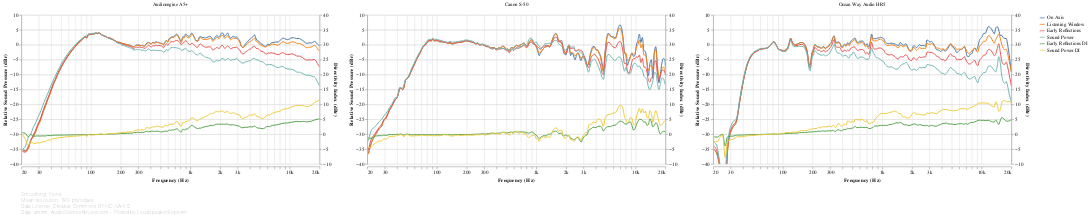

This figure's notebook cell:
### Markdown cell above
## Spinorama

The famous CEA/CTA-2034 charts, popularized by Dr. Floyd Toole. These provide a good summary of the measurements from a perceptual perspective. Speakers are presented side-by-side for easy comparison.

The curves that make up this chart are described in more detail in the following sections.

Remember:
 - **All the charts are interactive.** Use the mousewheel to zoom, and drag & drop to pan. Click on a legend entry to highlight a single response; hold shift to highlight multiple responses. Double-click to reset the view. (PROTIP: to quickly switch back and forth between speakers, select the speaker dropdown, then use the left-right arrow keys on your keyboard.)
 - **Charts will not be generated if the section they're under is folded while the notebook is running.** To manually load a chart after running the notebook, click on the square to the left of the *Show Code* button. Or simply use *Run all* again after unfolding the section.

### Code cell
#@markdown
frequency_response_db_chart(
    speakers_fr_ready.pipe(lsx.pd.remap_columns, {
        ('CEA2034', 'On Axis'): 'On Axis',
        ('CEA2034', 'Listening Window'): 'Listening Window',
        ('CEA2034', 'Early Reflections'): 'Early Reflections',
        ('CEA2034', 'Sound Power'): 'Sound Power',
        ('Directivity Index', 'Early Reflections DI'): 'Early Reflections DI',
        ('Directivity Index', 'Sound Power DI'): 'Sound Power DI',
    }),
    lambda chart: lsx.util.pipe(chart
        .encode(key_color()),
        # To make the Y axes independent, `.resolve_scale()` has to be used *before
        # and after* `.facet()`. (In Vega terms, there needs to be a Resolve property
        # in *every* view composition specification.)
        #  - If the first `.resolve_scale()` is removed from the layer spec, the axes
        #    are not made independent.
        #  - If the second `.resolve_scale()` is removed from the facet spec, Vega
        #    throws a weird `Unrecognized scale name: "child_layer_0_y"` error.
        lambda chart: chart.resolve_scale(y='independent'),
        speaker_facet, speaker_input,
        lambda chart: chart.resolve_scale(y='independent')),
    lambda chart: alt.layer(
        lsx.util.pipe(lsx.alt.interactive_line(chart)
            .transform_filter(alt.FieldOneOfPredicate(field='key', oneOf=[
                'On Axis', 'Listening Window', 'Early Reflections', 'Sound Power']))
            .encode(sound_pressure_yaxis())),
        lsx.util.pipe(lsx.alt.interactive_line(chart)
            .transform_filter(alt.FieldOneOfPredicate(field='key', oneOf=[
                'Early Reflections DI', 'Sound Power DI']))
            .encode(directivity_index_yaxis(scale_domain=(-10, 40)))
            .interactive())),  # Required, otherwise only left axis scales.
    fold={},
    additional_tooltips=[alt.Tooltip('key', type='nominal', title='Response')],
    sidebyside=True)

### Figure 1 — Vega-Lite specification as saved in the notebook (floating-point values rounded to 4 significant figures; data arrays with more than 128 entries replaced by an {"elided": "..."} marker saying what was removed)
{"config": {"view": {"continuousWidth": 400, "continuousHeight": 300, "opacity": 0}}, "vconcat": [{"data": {"name": "data-cc5895405f2497d9372a92c257f2391a"}, "facet": {"type": "nominal", "field": "speaker", "title": null}, "spec": {"layer": [{"layer": [{"mark": {"type": "line", "clip": true, "interpolate": "monotone"}, "encoding": {"opacity": {"condition": {"value": 1, "selection": "selector005"}, "value": 0.2}}, "selection": {"selector005": {"type": "multi", "encodings": ["color"], "bind": "legend"}, "selector010": {"type": "interval", "bind": "scales", "encodings": ["x", "y"]}, "selector011": {"type": "single", "fields": ["speaker"], "bind": {"input": "select", "options": [null, "Audioengine A5+", "Canon S-50", "Ocean Way Audio HR5"], "labels": ["All", "Audioengine A5+", "Canon S-50", "Ocean Way Audio HR5"], "name": "Speaker: "}}}}, {"mark": {"type": "circle", "clip": true, "size": 100}, "encoding": {"fillOpacity": {"condition": {"value": 0.3, "selection": "selector006"}, "value": 0}}, "selection": {"selector006": {"type": "single", "on": "mouseover", "clear": "mouseout", "empty": "none", "encodings": ["x", "y"]}}}], "encoding": {"y": {"type": "quantitative", "axis": {"grid": true}, "field": "value", "scale": {"domain": [-40, 10]}, "title": ["Relative Sound Pressure (dBr)"]}}, "transform": [{"filter": {"field": "key", "oneOf": ["On Axis", "Listening Window", "Early Reflections", "Sound Power"]}}]}, {"layer": [{"mark": {"type": "line", "clip": true, "interpolate": "monotone"}, "encoding": {"opacity": {"condition": {"value": 1, "selection": "selector007"}, "value": 0.2}}, "selection": {"selector007": {"type": "multi", "encodings": ["color"], "bind": "legend"}, "selector009": {"type": "interval", "bind": "scales", "encodings": ["x", "y"]}}}, {"mark": {"type": "circle", "clip": true, "size": 100}, "encoding": {"fillOpacity": {"condition": {"value": 0.3, "selection": "selector008"}, "value": 0}}, "selection": {"selector008": {"type": "single", "on": "mouseover", "clear": "mouseout", "empty": "none", "encodings": ["x", "y"]}}}], "encoding": {"y": {"type": "quantitative", "axis": {"grid": true}, "field": "value", "scale": {"domain": [-10, 40]}, "title": ["Directivity Index (dBr)"]}}, "transform": [{"filter": {"field": "key", "oneOf": ["Early Reflections DI", "Sound Power DI"]}}]}], "encoding": {"color": {"type": "nominal", "field": "key", "legend": {"symbolType": "stroke"}, "sort": null, "title": null}, "tooltip": [{"type": "nominal", "field": "key", "title": "Response"}, {"type": "quantitative", "field": "frequency", "format": ".03s", "title": "Frequency (Hz)"}, {"type": "quantitative", "field": "value", "format": ".2f", "title": "Value (dB)"}], "x": {"type": "quantitative", "axis": {"format": "s"}, "field": "frequency", "scale": {"base": 10, "domain": [20, 20000], "nice": false, "type": "log"}, "title": "Frequency (Hz)"}}, "height": 300, "resolve": {"scale": {"y": "independent"}}, "transform": [{"flatten": ["frequency", "On Axis", "Listening Window", "Early Reflections", "Sound Power", "Early Reflections DI", "Sound Power DI"]}, {"fold": ["On Axis", "Listening Window", "Early Reflections", "Sound Power", "Early Reflections DI", "Sound Power DI"]}], "width": 600}, "resolve": {"scale": {"y": "independent"}}, "transform": [{"filter": {"selection": "selector011"}}]}, {"mark": "text", "height": 1, "title": {"text": ["Smoothing: None", "Mean resolution: 19.5 pts/octave", "Data License: Creative Commons BY-NC-SA 4.0", "Data: amirm, AudioScienceReview.com - Plotted by Loudspeaker Explorer"], "anchor": "start", "color": "gray", "fontSize": 10, "fontWeight": "lighter"}, "width": 600}], "resolve": {"legend": {"color": "independent"}}, "$schema": "https://vega.github.io/schema/vega-lite/v4.8.1.json", "datasets": {"data-cc5895405f2497d9372a92c257f2391a": [{"speaker": "Audioengine A5+", "frequency": {"elided": "194 float values"}, "On Axis": {"elided": "194 float values"}, "Listening Window": {"elided": "194 float values"}, "Early Reflections": {"elided": "194 float values"}, "Sound Power": {"elided": "194 float values"}, "Early Reflections DI": {"elided": "194 float values"}, "Sound Power DI": {"elided": "194 float values"}}, {"speaker": "Canon S-50", "frequency": {"elided": "194 float values"}, "On Axis": {"elided": "194 float values"}, "Listening Window": {"elided": "194 float values"}, "Early Reflections": {"elided": "194 float values"}, "Sound Power": {"elided": "194 float values"}, "Early Reflections DI": {"elided": "194 float values"}, "Sound Power DI": {"elided": "194 float values"}}, {"speaker": "Ocean Way Audio HR5", "frequency": {"elided": "194 float values"}, "On Axis": {"elided": "194 float values"}, "Listening Window": {"elided": "194 float values"}, "Early Reflections": {"elided": "194 float values"}, "Sound Power": {"elided": "194 float values"}, "Early Reflections DI": {"elided": "194 float values"}, "Sound Power DI": {"elided": "194 float values"}}]}}
